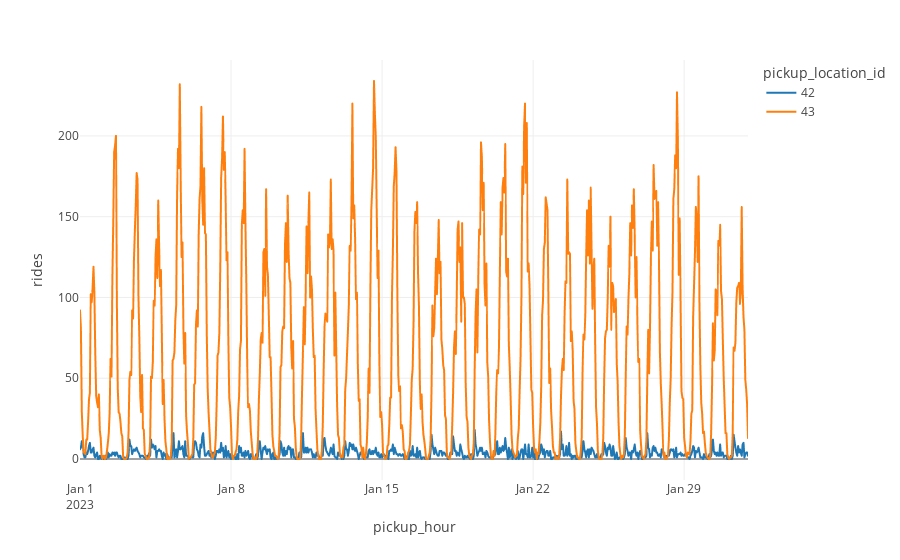

The cell this chart's notebook holds for it:
### Code cell
plot_rides(agg_data_filled, locations=[42, 43])

### Figure 1 — Plotly figure (JSON) as saved in the notebook; plotly's stock layout.template omitted (floating-point values rounded to 4 significant figures; data arrays with more than 128 entries replaced by an {"elided": "..."} marker saying what was removed)
{"data": [{"hovertemplate": "pickup_location_id=42<br>pickup_hour=%{x}<br>rides=%{y}<extra></extra>", "legendgroup": "42", "line": {"color": "#1F77B4", "dash": "solid"}, "marker": {"symbol": "circle"}, "mode": "lines", "name": "42", "showlegend": true, "type": "scattergl", "x": {"elided": "744 str values"}, "xaxis": "x", "y": {"elided": "744 int values"}, "yaxis": "y"}, {"hovertemplate": "pickup_location_id=43<br>pickup_hour=%{x}<br>rides=%{y}<extra></extra>", "legendgroup": "43", "line": {"color": "#FF7F0E", "dash": "solid"}, "marker": {"symbol": "circle"}, "mode": "lines", "name": "43", "showlegend": true, "type": "scattergl", "x": {"elided": "744 str values"}, "xaxis": "x", "y": {"elided": "744 int values"}, "yaxis": "y"}], "layout": {"autosize": true, "legend": {"title": {"text": "pickup_location_id"}, "tracegroupgap": 0}, "margin": {"t": 60}, "xaxis": {"anchor": "y", "autorange": true, "domain": [0, 1], "range": ["2023-01-01", "2023-01-31 23:00"], "title": {"text": "pickup_hour"}, "type": "date"}, "yaxis": {"anchor": "x", "autorange": true, "domain": [0, 1], "range": [-13, 247], "title": {"text": "rides"}, "type": "linear"}}}
